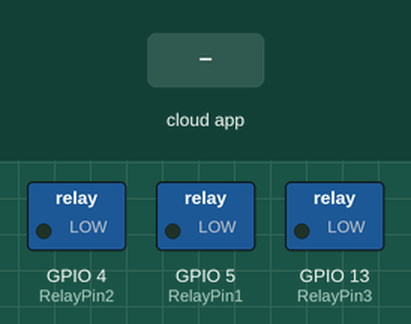
Simulated run of this sketch. Board: ESP8266 (NodeMCU). On the bench: switched loads named in the sketch (green lamp = pin HIGH). The test bench sets the inputs (shaded band). WiFi joins after 1.5 s; servers stay silent unless stated; what the sketch prints to the serial monitor is not drawn.

Above: at 2.7 s.
2.8 s: the phone or cloud app sets Phone.charger to 255
At 3.1 s:
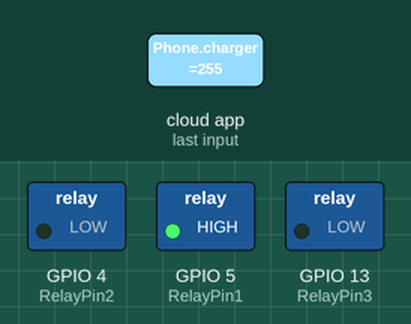
4.3 s: the phone or cloud app sets laptop.charger to 255
At 5.4 s:
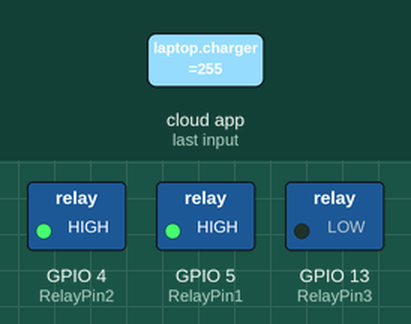
5.8 s: the phone or cloud app sets light to 255
At 6.6 s:
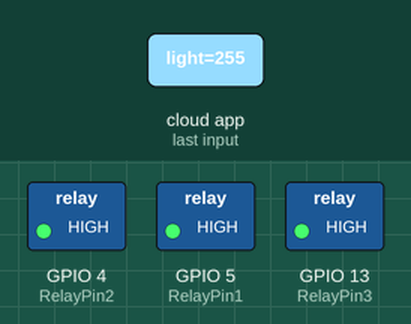
7.3 s: the phone or cloud app sets Phone.charger to 0
At 7.7 s:
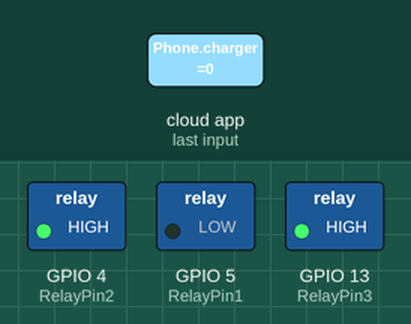
8.8 s: the phone or cloud app sets laptop.charger to 0
At 10.0 s:
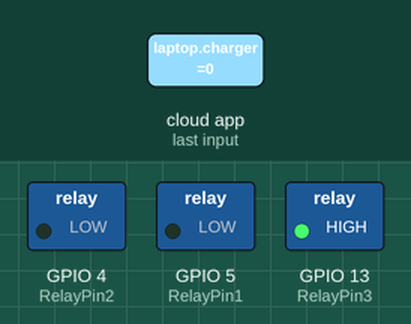
10.3 s: the phone or cloud app sets Phone.charger to 255
At 11.2 s:
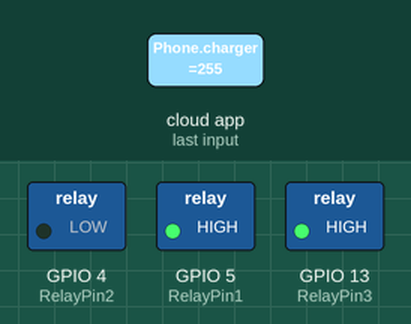
Timing chart, 0 to 12.8 s (numbered marks = the images above; inputs shaded):
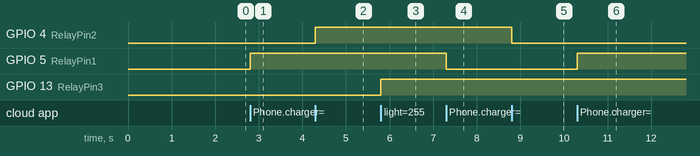

The sketch:

node_2.ino
```cpp
/**********************************************************************************
 *  Download the libraries:
 *  https://github.com/Aircoookie/Espalexa
 *  Preferences--> Aditional boards Manager URLs :
 *  https://dl.espressif.com/dl/package_esp32_index.json, http://arduino.esp8266.com/stable/package_esp8266com_index.json
 *
 *  Download Board:
 *  For ESP8266 NodeMCU (2.5.1): https://github.com/esp8266/Arduino
 *  For ESP32                  : https://github.com/espressif/arduino-esp32
 **********************************************************************************/
#ifdef ARDUINO_ARCH_ESP32
#include <WiFi.h>
#else
#include <ESP8266WiFi.h>
#endif
#include <Espalexa.h>
// define the GPIO connected with Relays
#define RelayPin1 5  //D1
#define RelayPin2 4  //D2
#define RelayPin3 13 //D7
#define RelayPin4 14 //D5
#define RelayPin5 12 //D6

// prototypes
boolean connectWifi();

//callback functions
void firstLightChanged(uint8_t brightness);
void secondLightChanged(uint8_t brightness);
void thirdLightChanged(uint8_t brightness);

// WiFi Credentials
const char* ssid = "WoUniversity Mgmt";
const char* password = "Woxsen#$2020";

// device names
String Device_1_Name = "Phone charger";
String Device_2_Name = "laptop charger";
String Device_3_Name = "light";

boolean wifiConnected = false;

Espalexa espalexa;

void setup()
{
  Serial.begin(115200);

  pinMode(RelayPin1, OUTPUT);
  pinMode(RelayPin2, OUTPUT);
  pinMode(RelayPin3, OUTPUT);

  // Initialise wifi connection
  wifiConnected = connectWifi();

  if (wifiConnected)
  {
    // Define your devices here.
    espalexa.addDevice(Device_1_Name, firstLightChanged); //simplest definition, default state off
    espalexa.addDevice(Device_2_Name, secondLightChanged);
    espalexa.addDevice(Device_3_Name, thirdLightChanged);

    espalexa.begin();
  }
  else
  {
    while (1)
    {
      Serial.println("Cannot connect to WiFi. Please check data and reset the ESP.");
      delay(2500);
    }
  }
}

void loop()
{
  espalexa.loop();
  delay(1);
}

// //our callback functions
void firstLightChanged(uint8_t brightness)
{
  //Control the device
  if (brightness == 255)
    {
      digitalWrite(RelayPin1, HIGH);
      Serial.print(Device_1_Name);
      Serial.println(" ON");
    }
  else
  {
    digitalWrite(RelayPin1, LOW);
      Serial.print(Device_1_Name);
      Serial.println(" OFF");
      }
}

void secondLightChanged(uint8_t brightness)
{
  //Control the device
  if (brightness == 255)
    {
      digitalWrite(RelayPin2, HIGH);
      Serial.print(Device_2_Name);
      Serial.println(" ON");
      }
  else
  {
    digitalWrite(RelayPin2, LOW);
      Serial.print(Device_2_Name);
      Serial.println(" OFF");
      }
}

void thirdLightChanged(uint8_t brightness)
{
  //Control the device
  if (brightness == 255)
    {
      digitalWrite(RelayPin3, HIGH);
      Serial.print(Device_3_Name);
      Serial.println(" ON");
      }
  else
  {
    digitalWrite(RelayPin3, LOW);
      Serial.print(Device_3_Name);
      Serial.println(" OFF");
      }
}

// connect to wifi – returns true if successful or false if not
boolean connectWifi()
{
  boolean state = true;
  int i = 0;

  WiFi.mode(WIFI_STA);
  WiFi.begin(ssid, password);
  Serial.println("");
  Serial.println("Connecting to WiFi");

  // Wait for connection
  Serial.print("Connecting...");
  while (WiFi.status() != WL_CONNECTED) {
    delay(500);
    Serial.print(".");
    if (i > 20) {
      state = false; break;
    }
    i++;
  }
  Serial.println("");
  if (state) {
    Serial.print("Connected to ");
    Serial.println(ssid);
    Serial.print("IP address: ");
    Serial.println(WiFi.localIP());
  }
  else {
    Serial.println("Connection failed.");
  }
  return state;
}
```

Measured:
- after the input at 2.8 s, GPIO 5 (RelayPin1): LOW → HIGH at once
- after the input at 4.3 s, GPIO 4 (RelayPin2): LOW → HIGH at once
- after the input at 5.8 s, GPIO 13 (RelayPin3): LOW → HIGH at once
- after the input at 7.3 s, GPIO 5 (RelayPin1): HIGH → LOW at once
- after the input at 8.8 s, GPIO 4 (RelayPin2): HIGH → LOW at once
- after the input at 10.3 s, GPIO 5 (RelayPin1): LOW → HIGH at once
